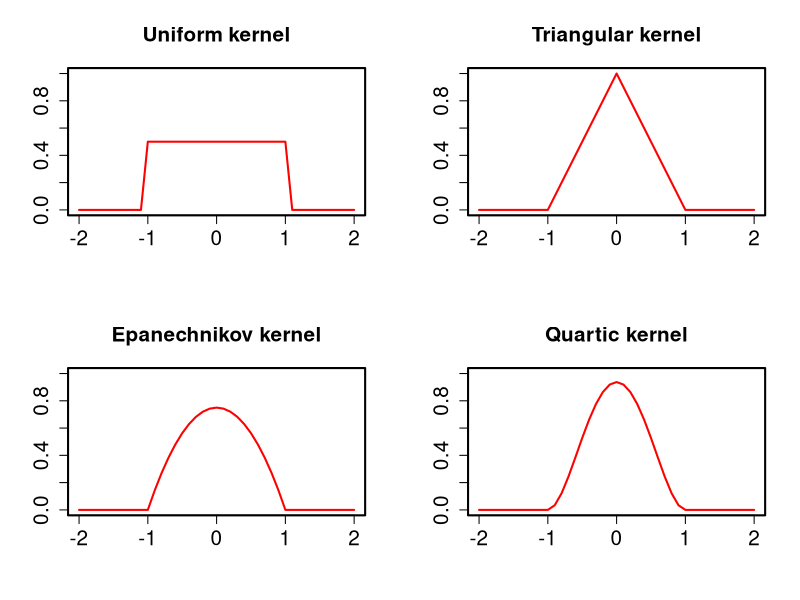

Write R code to recreate this figure.
# The R function kernel.wfunc implements all different kernel weighting functions in R
kernel.wfunc = function(x, xzero, kernel) {
    n = length(x)  # number of points to evaluate
    y = NA  # weight vector
    dist = x - xzero  # distance vector
    for (i in 1:n) {
        if (dist[i] <= 1 & dist[i] >= -1) {
            # weights for each point x not to far from xzero uniform weights
            if (kernel == "Uniform") {
                y[i] = 0.5
            }
            if (kernel == "Triangular") {
                # triangular weights
                y[i] = 1 - abs(dist[i])
            }
            if (kernel == "Epanechnikov") {
                # Epanechnikov weights
                y[i] = 0.75 * (1 - dist[i]^2)
            }
            if (kernel == "Quartic") {
                # Quartic weights
                y[i] = 15/16 * (1 - dist[i]^2)^2
            }
        } else {
            y[i] = 0
        }  # weights for points too far from xzero
    }
    return(y)
}
kernel_names = c("Uniform", "Triangular", "Epanechnikov", "Quartic")
x = seq(-2, 2, by = 0.1)  # sequence for points to evaluate
par = par(mfrow = c(2, 2), cex.main = 1.5, lwd = 2, cex.axis = 1.5, lty = "solid")
for (i in 1:length(kernel_names)) {
    # loop creating the four plots
    y = kernel.wfunc(x, xzero = 0, kernel = kernel_names[i])
    plot(x, y, type = "l", xlim = c(-2, 2), ylim = c(0, 1), col = "red", xlab = "", ylab = "", main = paste(kernel_names[i], 
        "kernel"))
} 
 TRUE
